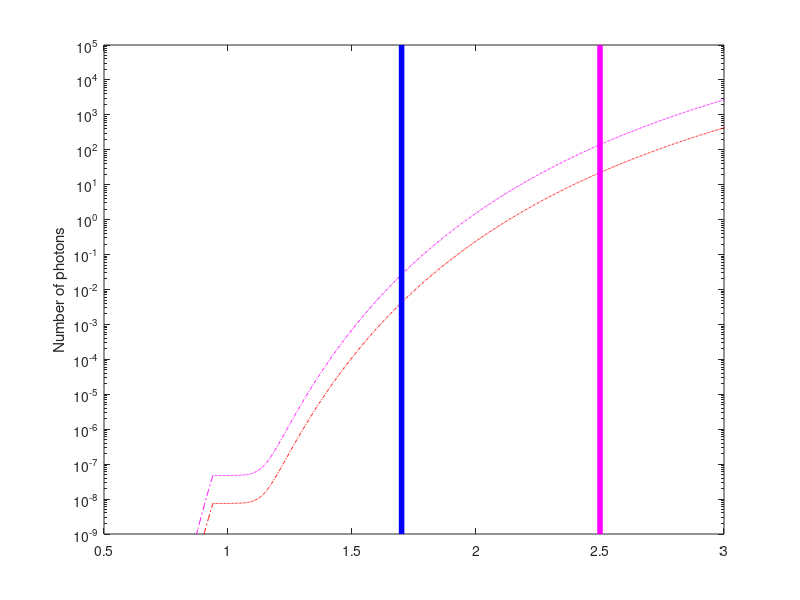

The MATLAB source for this figure: (Note: this script raises an error after producing the figure.)
clear all;

h=6.62*10^-34 ; % J.s
c=299*10^6; % m.s-1
kb=1.38*10^-23; % J.K-1

param_pixel_size=18*18*10^-12; % m^2
param_size_H2RG=0.036; % m
param_distance_sphere_sensor=0.4;% m

param_H2RG_A_CutOff=2.5*10^-6; % cut off wavelenght of the H2RG
param_H2RG_SNAP_CutOff=1.7*10^-6; % cut off wavelenght of the H2RG SNAP

lambda=(100:1:10000) *10^-9; % m

%% geometry



%% Black Body radiation
T_BB=290;
param_BB_size=(0.000018)^2; % m-2
BB=(2*c./lambda.^4)./(exp(h*c./(lambda*kb*T_BB))-1)*param_BB_size; %ph.s-1.m-1.sr-1


%% Transmittance Filter


param_Taverage=0.95; % percentage
param_pass=[830 940] *10^-9; % bandwidth below 1percent
OD4=0.0001;
T_Filter=ones(size(lambda,2),1)*OD4;
for i=1:size(lambda,2);
    if lambda(i)< param_pass(1);
         T_Filter(i)=0.0001;
    end
    if lambda(i)>param_pass(1) && lambda(i)<param_pass(2) ;
        T_Filter(i)=param_Taverage;
    end
    if lambda(i)>param_pass(2);
        T_Filter(i)=0.0001;    
    end
end

T_Filter_Fast=ones(size(lambda,2),1)*OD4;
for i=1:size(lambda,2);
    if lambda(i)< param_pass(1);
         T_Filter_Fast(i)=OD4;
    end
    if lambda(i)>param_pass(1) && lambda(i)<param_pass(2) ;
        T_Filter_Fast(i)=param_Taverage;
    end
    if lambda(i)>param_pass(2);
        T_Filter_Fast(i)=OD4;    
    end
end

%% photon current over one pixel of the H2RG

% CASE A: Filter F/0.5 and Cold Baffle F/1.2
FN_ColdBaffle=1.2;
SolidAngle_ColdBaffle=atan(1/2/FN_ColdBaffle)*2;
FN_Filter=3;
SolidAngle_Filter=atan(1/2/FN_Filter)*2;
R=BB*(SolidAngle_ColdBaffle-SolidAngle_Filter).*T_Filter_Fast'+BB*SolidAngle_Filter.*T_Filter';
for i=1:size(lambda,2)
Background(i)=sum(R(1:i),2)*10^-9;
end
figure; semilogy(lambda*10^6,Background,'-.m');ylim([1E-9 1E5]);xlim([0.5 3.00]);
hold on;
% 
% CASE B: Filter F/0.5 and Cold Baffle F/8
FN_ColdBaffle=8;
SolidAngle_ColdBaffle=atan(1/2/FN_ColdBaffle)*2;
FN_Filter=0.5;
SolidAngle_Filter=atan(1/2/FN_Filter)*2;
R=BB*(SolidAngle_ColdBaffle-SolidAngle_Filter).*T_Filter_Fast'+BB*SolidAngle_Filter.*T_Filter';
for i=1:size(lambda,2)
Background(i)=sum(R(1:i),2)*10^-9;
end
semilogy(lambda*10^6,Background,'-.r');
hold on;
% % CASE C: Filter F/1.4 and Cold Baffle F/1.4
% FN_ColdBaffle=1.4;
% SolidAngle_ColdBaffle=atan(1/2/FN_ColdBaffle)*2;
% FN_Filter=1.4;
% SolidAngle_Filter=atan(1/2/FN_Filter)*2;
% R=BB*(SolidAngle_ColdBaffle-SolidAngle_Filter).*T_Filter_Fast'+BB*SolidAngle_Filter.*T_Filter';
% for i=1:size(lambda,2)
% Background(i)=sum(R(1:i),2)*10^-9;
% end
% semilogy(lambda*10^6,Background,'-.g');
% hold on;
% 
% % CASE D: Pinhole Filter F/2.8 and Cold Baffle F/2.8
% FN_ColdBaffle=2.8;
% SolidAngle_ColdBaffle=atan(1/2/FN_ColdBaffle)*2;
% FN_Filter=2.8;
% SolidAngle_Filter=atan(1/2/FN_Filter)*2;
% R=BB*(SolidAngle_ColdBaffle-SolidAngle_Filter).*T_Filter_Fast'+BB*SolidAngle_Filter.*T_Filter';
% for i=1:size(lambda,2)
% Background(i)=sum(R(1:i),2)*10^-9;
% end
% semilogy(lambda*10^6,Background,'-.b');
% hold on;

vline=line([param_H2RG_A_CutOff*10^6 param_H2RG_A_CutOff*10^6],ylim,'LineWidth',4,'Color','m');
vline=line([param_H2RG_SNAP_CutOff*10^6 param_H2RG_SNAP_CutOff*10^6],ylim,'LineWidth',4,'Color','b');
ylabel('Number of photons');
hold on;
yyaxis right;
ylabel('Transmittance (%)');
semilogy(lambda*10^6,T_Filter,'black');
ylim([0.001 1]);
hold on;
legend( 'CASE A: Filter F/0.5 and Cold Baffle F/1.2',...
    'CASE B: Filter F/0.5 and Cold Baffle F/8',...
         'H2RG 2.5um Cutoff','H2RG 1.7um Cutoff',...
        'Filter Transmission');



title('Integrated photons over one pixel during one second VS cuting wavelength');
xlabel('wavelength (um)'); 


